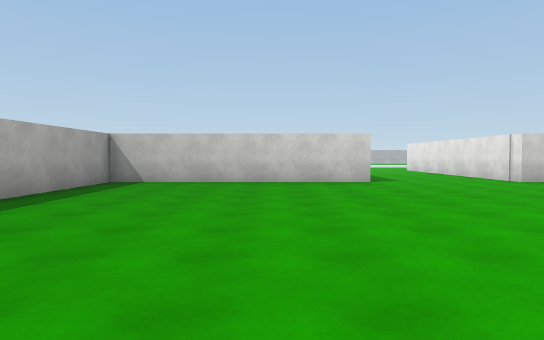
View 1 (above)

17 first-person views from a walk through a 3-D level made in the Unity game engine. The camera is 1.4 m above the floor, tilts 2° down and sees 70° across. The floor is counted in squares, 2 m on a side. Each view is taken from the middle of a square. On the plan, view 1 faces up. The plan holds only what a view shows up to about 11 squares ahead; the rest is blank. The place goes on beyond the plan. Surface patterns are stand-ins for the level's own textures.

View 2
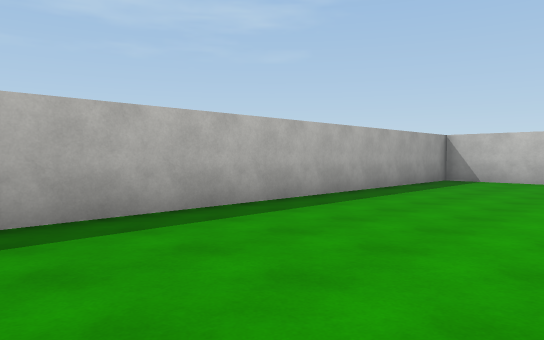

View 3
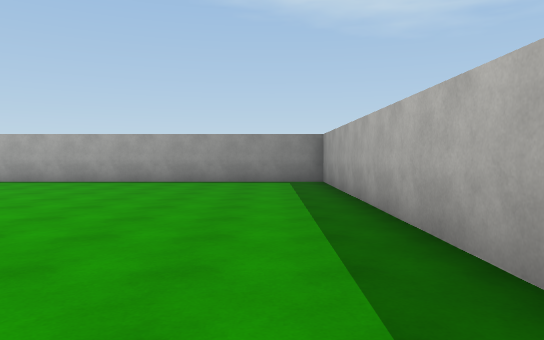

View 4
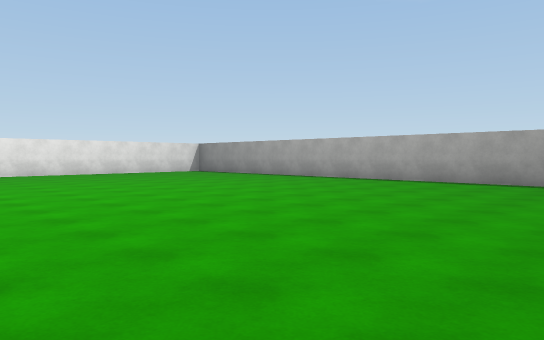

View 5
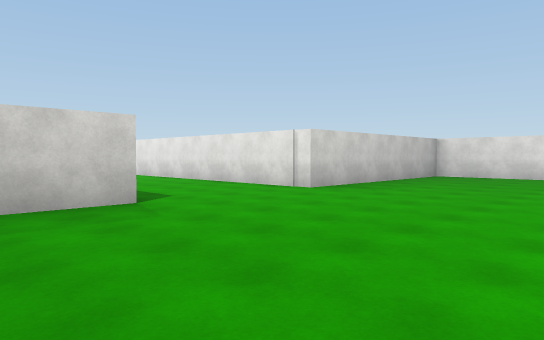

View 6
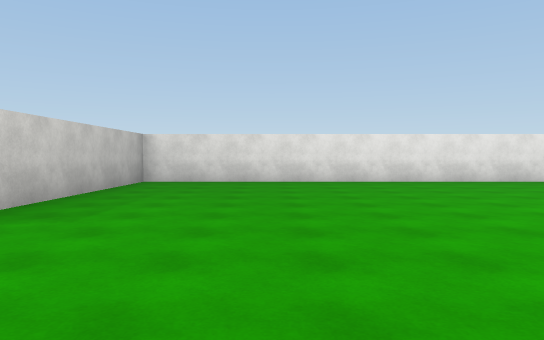

View 7
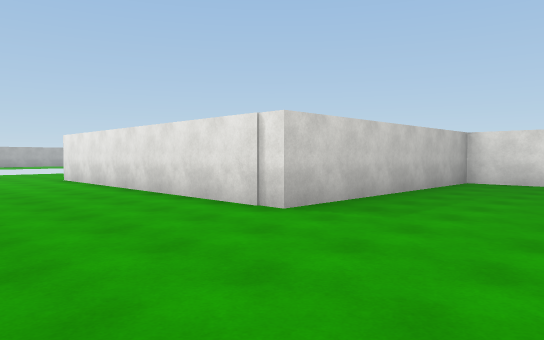

View 8
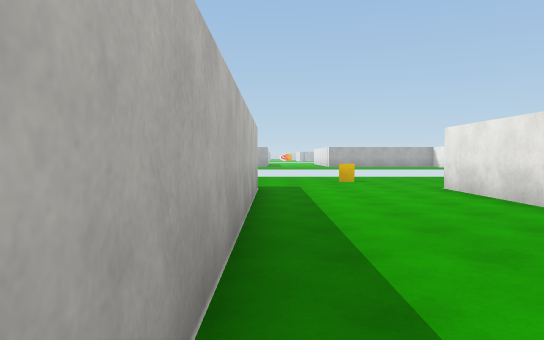

View 9
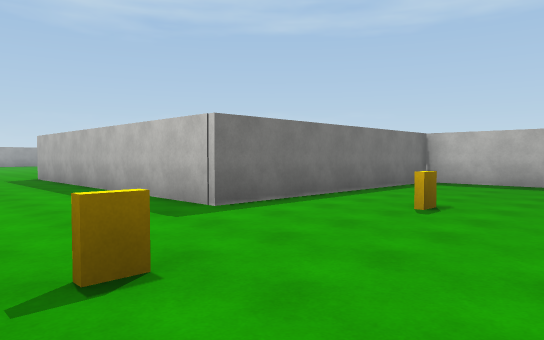

View 10
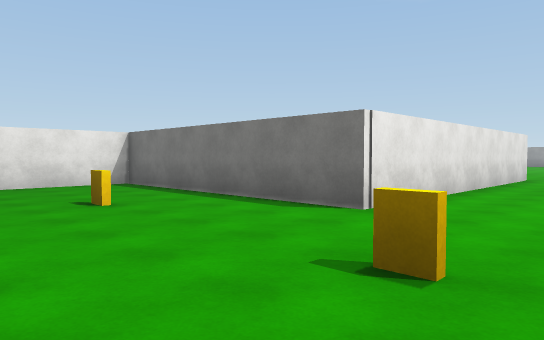

View 11
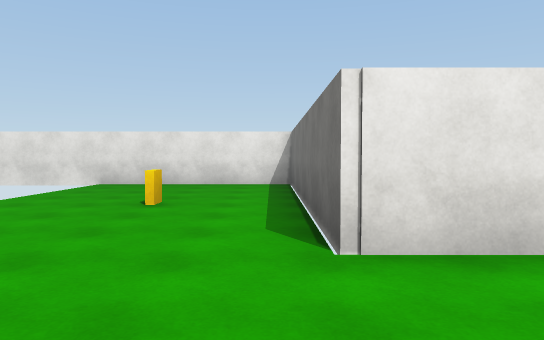

View 12
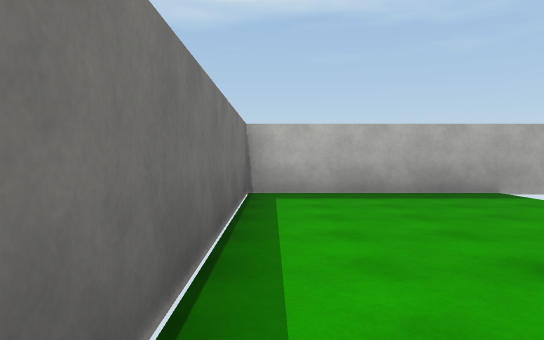

View 13
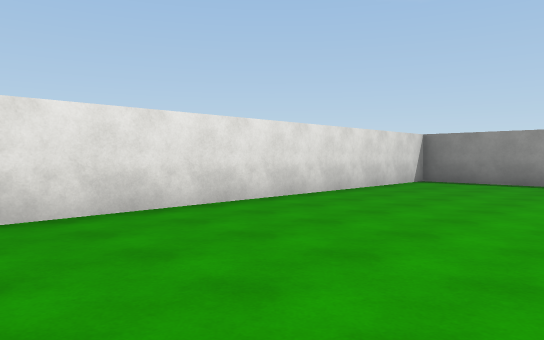

View 14
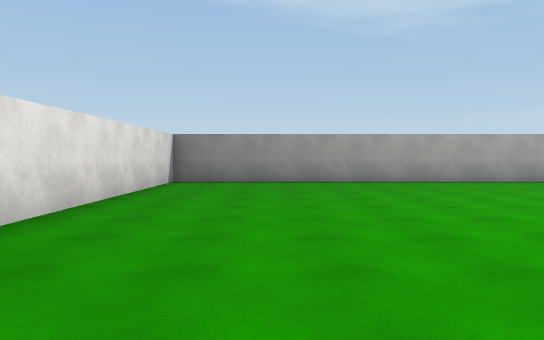

View 15
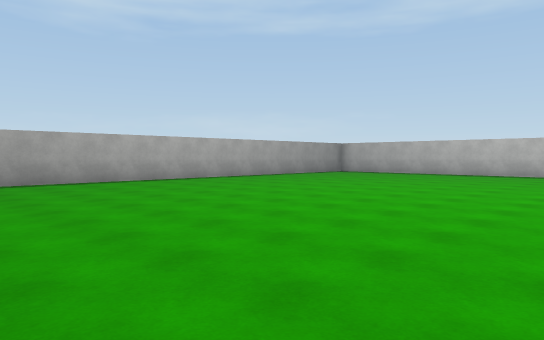

View 16
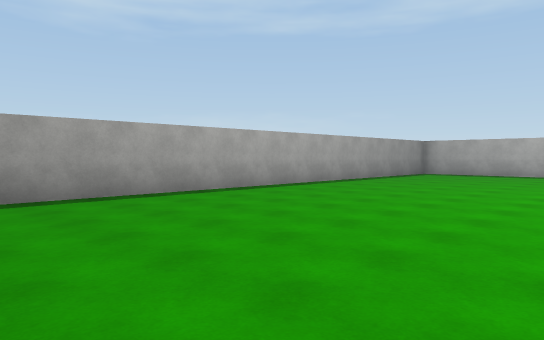

View 17
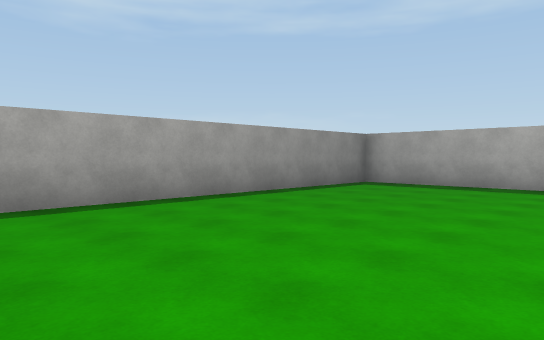

### Floor plan
Points are (right, up) in squares from view 1. A wall is a line through its corners. A room is listed if a view was taken in it or the views show most of it. See-through windows are left out.
Room 1 (views 1, 2, 3, 4, 5, 6, 7, 8, 9, 10, 11, 12, 13, 14, 15, 16, 17)
walls: (2.8, 10.6) (-4.4, 10.6) (-4.4, -6.8) (13.7, -6.8) (13.7, 10.6) (6.7, 10.6) (6.7, 19.5) (13.7, 19.5) (13.7, 25.5); (-4.4, 25.2) (-4.4, 19.5) (2.7, 19.5) (2.7, 11.4)
low walls: (5.4, 21.7) (4.9, 21.7); (4.8, 21.8) (5.4, 21.8); (0.6, 21.8) (1.1, 21.8); (9.5, 21.8) (10, 21.8); (10, 21.7) (9.5, 21.7)

Where each view was taken, in squares from view 1:
view 1: 0 up, 0 right, facing up
view 2: 1 down, 0 right, facing up-left
view 3: 4 up, 3 left, facing down
view 4: 4 up, 2 left, facing down-right
view 5: 5 up, 0 right, facing up-right
view 6: 7 up, 3 right, facing right
view 7: 7 up, 3 right, facing up-right
view 8: 11 up, 3 right, facing up
view 9: 24 up, 6 right, facing down-left
view 10: 24 up, 4 right, facing down-right
view 11: 20 up, 4 right, facing right
view 12: 20 up, 3 right, facing left
view 13: 4 up, 9 right, facing down-right
view 14: 4 up, 11 right, facing down
view 15: 4 up, 11 right, facing down-left
view 16: 0 up, 11 right, facing down-left
view 17: 1 down, 5 right, facing down-left
